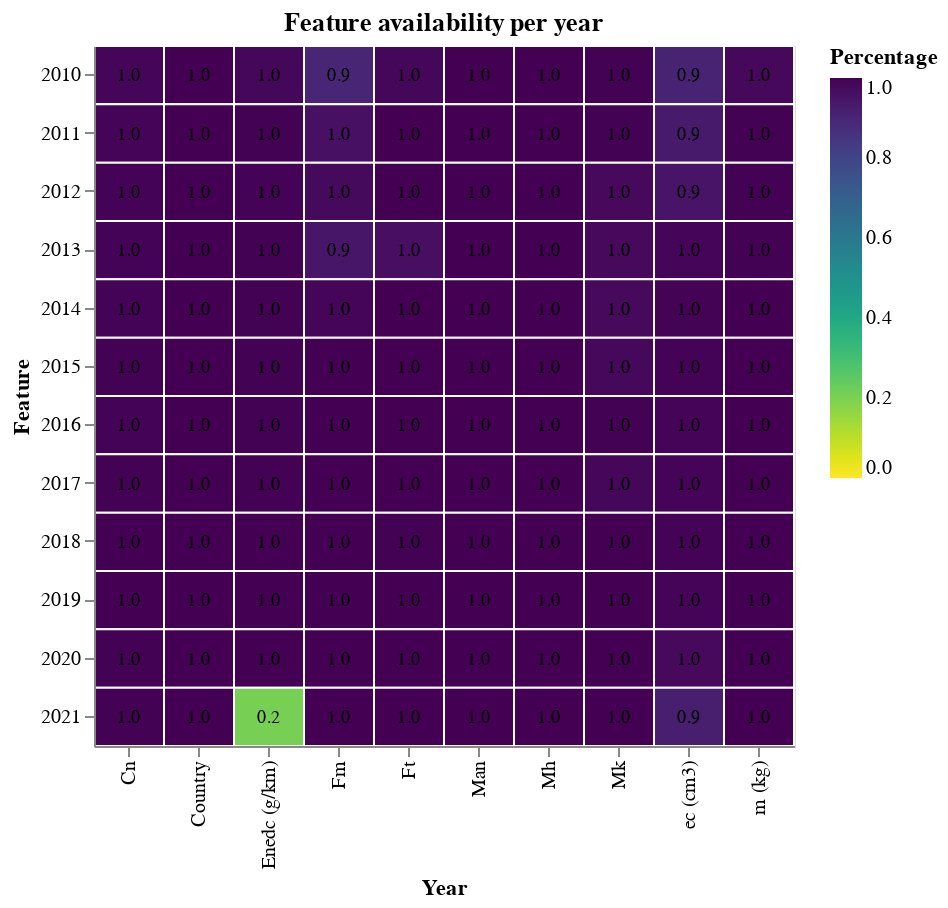

Here is the notebook cell this chart was saved with:
### Code cell
#Create a heatmap of feature availability

base = alt.Chart(features_availability, title="Feature availability per year").encode(
    x=alt.X('variable:N', title="Year"),
    y=alt.Y('year:N', title="Feature")
).properties(height = 350, width = 350)

heatmap = base.mark_rect(stroke='white',strokeWidth=1).encode(
    color=alt.Color('value:Q', title="Percentage", scale=alt.Scale(domain=[0, 1],
                                      scheme='viridis', reverse=True)))

text = base.mark_text(baseline='middle', color='white', size=9).encode(
    text=alt.Text ('value:Q', format='.1f'),
    color=alt.condition(alt.expr.datum['value'] > 30,
                            alt.value('white'),
                            alt.value('black')))


visualization2 = (heatmap + text)

visualization2

### Figure 1 — Vega-Lite specification as saved in the notebook (floating-point values rounded to 4 significant figures)
{"config": {"view": {"continuousWidth": 400, "continuousHeight": 300}}, "layer": [{"mark": {"type": "rect", "stroke": "white", "strokeWidth": 1}, "encoding": {"color": {"field": "value", "scale": {"domain": [0, 1], "reverse": true, "scheme": "viridis"}, "title": "Percentage", "type": "quantitative"}, "x": {"field": "variable", "title": "Year", "type": "nominal"}, "y": {"field": "year", "title": "Feature", "type": "nominal"}}, "height": 350, "title": "Feature availability per year", "width": 350}, {"mark": {"type": "text", "baseline": "middle", "color": "white", "size": 9}, "encoding": {"color": {"condition": {"value": "white", "test": "(datum['value'] > 30)"}, "value": "black"}, "text": {"field": "value", "format": ".1f", "type": "quantitative"}, "x": {"field": "variable", "title": "Year", "type": "nominal"}, "y": {"field": "year", "title": "Feature", "type": "nominal"}}, "height": 350, "title": "Feature availability per year", "width": 350}], "data": {"name": "data-81c55d092413a7ffa8fbabf4c6cd785e"}, "$schema": "https://vega.github.io/schema/vega-lite/v4.17.0.json", "datasets": {"data-81c55d092413a7ffa8fbabf4c6cd785e": [{"year": 2010, "variable": "Country", "value": 1.0}, {"year": 2011, "variable": "Country", "value": 1.0}, {"year": 2012, "variable": "Country", "value": 1.0}, {"year": 2013, "variable": "Country", "value": 1.0}, {"year": 2014, "variable": "Country", "value": 1.0}, {"year": 2015, "variable": "Country", "value": 1.0}, {"year": 2016, "variable": "Country", "value": 1.0}, {"year": 2017, "variable": "Country", "value": 1.0}, {"year": 2018, "variable": "Country", "value": 1.0}, {"year": 2019, "variable": "Country", "value": 1.0}, {"year": 2020, "variable": "Country", "value": 0.9999}, {"year": 2021, "variable": "Country", "value": 1.0}, {"year": 2010, "variable": "Mh", "value": 1.0}, {"year": 2011, "variable": "Mh", "value": 1.0}, {"year": 2012, "variable": "Mh", "value": 1.0}, {"year": 2013, "variable": "Mh", "value": 1.0}, {"year": 2014, "variable": "Mh", "value": 1.0}, {"year": 2015, "variable": "Mh", "value": 1.0}, {"year": 2016, "variable": "Mh", "value": 1.0}, {"year": 2017, "variable": "Mh", "value": 1.0}, {"year": 2018, "variable": "Mh", "value": 1.0}, {"year": 2019, "variable": "Mh", "value": 1.0}, {"year": 2020, "variable": "Mh", "value": 1.0}, {"year": 2021, "variable": "Mh", "value": 1.0}, {"year": 2010, "variable": "Man", "value": 1.0}, {"year": 2011, "variable": "Man", "value": 0.9998}, {"year": 2012, "variable": "Man", "value": 1.0}, {"year": 2013, "variable": "Man", "value": 1.0}, {"year": 2014, "variable": "Man", "value": 1.0}, {"year": 2015, "variable": "Man", "value": 1.0}, {"year": 2016, "variable": "Man", "value": 1.0}, {"year": 2017, "variable": "Man", "value": 1.0}, {"year": 2018, "variable": "Man", "value": 1.0}, {"year": 2019, "variable": "Man", "value": 1.0}, {"year": 2020, "variable": "Man", "value": 1.0}, {"year": 2021, "variable": "Man", "value": 1.0}, {"year": 2010, "variable": "Mk", "value": 0.9971}, {"year": 2011, "variable": "Mk", "value": 0.9984}, {"year": 2012, "variable": "Mk", "value": 0.9785}, {"year": 2013, "variable": "Mk", "value": 0.9788}, {"year": 2014, "variable": "Mk", "value": 0.9798}, {"year": 2015, "variable": "Mk", "value": 0.9833}, {"year": 2016, "variable": "Mk", "value": 0.9982}, {"year": 2017, "variable": "Mk", "value": 0.9852}, {"year": 2018, "variable": "Mk", "value": 0.9999}, {"year": 2019, "variable": "Mk", "value": 1.0}, {"year": 2020, "variable": "Mk", "value": 0.9998}, {"year": 2021, "variable": "Mk", "value": 1.0}, {"year": 2010, "variable": "Cn", "value": 0.99}, {"year": 2011, "variable": "Cn", "value": 0.9919}, {"year": 2012, "variable": "Cn", "value": 0.9954}, {"year": 2013, "variable": "Cn", "value": 0.996}, {"year": 2014, "variable": "Cn", "value": 0.996}, {"year": 2015, "variable": "Cn", "value": 0.9969}, {"year": 2016, "variable": "Cn", "value": 0.9959}, {"year": 2017, "variable": "Cn", "value": 0.9973}, {"year": 2018, "variable": "Cn", "value": 0.9996}, {"year": 2019, "variable": "Cn", "value": 0.9999}, {"year": 2020, "variable": "Cn", "value": 0.9978}, {"year": 2021, "variable": "Cn", "value": 0.9986}, {"year": 2010, "variable": "m (kg)", "value": 0.9833}, {"year": 2011, "variable": "m (kg)", "value": 0.997}, {"year": 2012, "variable": "m (kg)", "value": 0.9982}, {"year": 2013, "variable": "m (kg)", "value": 0.997}, {"year": 2014, "variable": "m (kg)", "value": 0.9992}, {"year": 2015, "variable": "m (kg)", "value": 0.9995}, {"year": 2016, "variable": "m (kg)", "value": 0.9993}, {"year": 2017, "variable": "m (kg)", "value": 0.9994}, {"year": 2018, "variable": "m (kg)", "value": 0.9999}, {"year": 2019, "variable": "m (kg)", "value": 1.0}, {"year": 2020, "variable": "m (kg)", "value": 1.0}, {"year": 2021, "variable": "m (kg)", "value": 1.0}, {"year": 2010, "variable": "Enedc (g/km)", "value": 0.9852}, {"year": 2011, "variable": "Enedc (g/km)", "value": 0.9964}, {"year": 2012, "variable": "Enedc (g/km)", "value": 0.9955}, {"year": 2013, "variable": "Enedc (g/km)", "value": 0.9964}, {"year": 2014, "variable": "Enedc (g/km)", "value": 0.9977}, {"year": 2015, "variable": "Enedc (g/km)", "value": 0.9982}, {"year": 2016, "variable": "Enedc (g/km)", "value": 0.9983}, {"year": 2017, "variable": "Enedc (g/km)", "value": 0.998}, {"year": 2018, "variable": "Enedc (g/km)", "value": 0.9996}, {"year": 2019, "variable": "Enedc (g/km)", "value": 0.9999}, {"year": 2020, "variable": "Enedc (g/km)", "value": 1.0}, {"year": 2021, "variable": "Enedc (g/km)", "value": 0.2043}, {"year": 2010, "variable": "Ft", "value": 0.9843}, {"year": 2011, "variable": "Ft", "value": 0.9999}, {"year": 2012, "variable": "Ft", "value": 1.0}, {"year": 2013, "variable": "Ft", "value": 0.9659}, {"year": 2014, "variable": "Ft", "value": 0.9997}, {"year": 2015, "variable": "Ft", "value": 0.9995}, {"year": 2016, "variable": "Ft", "value": 0.9989}, {"year": 2017, "variable": "Ft", "value": 0.9998}, {"year": 2018, "variable": "Ft", "value": 0.9984}, {"year": 2019, "variable": "Ft", "value": 1.0}, {"year": 2020, "variable": "Ft", "value": 1.0}, {"year": 2021, "variable": "Ft", "value": 1.0}, {"year": 2010, "variable": "Fm", "value": 0.8987}, {"year": 2011, "variable": "Fm", "value": 0.9607}, {"year": 2012, "variable": "Fm", "value": 0.977}, {"year": 2013, "variable": "Fm", "value": 0.9434}, {"year": 2014, "variable": "Fm", "value": 0.9878}, {"year": 2015, "variable": "Fm", "value": 1.0}, {"year": 2016, "variable": "Fm", "value": 1.0}, {"year": 2017, "variable": "Fm", "value": 1.0}, {"year": 2018, "variable": "Fm", "value": 1.0}, {"year": 2019, "variable": "Fm", "value": 0.9995}, {"year": 2020, "variable": "Fm", "value": 1.0}, {"year": 2021, "variable": "Fm", "value": 0.9997}, {"year": 2010, "variable": "ec (cm3)", "value": 0.9081}, {"year": 2011, "variable": "ec (cm3)", "value": 0.9341}, {"year": 2012, "variable": "ec (cm3)", "value": 0.9497}, {"year": 2013, "variable": "ec (cm3)", "value": 0.9864}, {"year": 2014, "variable": "ec (cm3)", "value": 0.9937}, {"year": 2015, "variable": "ec (cm3)", "value": 0.995}, {"year": 2016, "variable": "ec (cm3)", "value": 0.9935}, {"year": 2017, "variable": "ec (cm3)", "value": 0.9915}, {"year": 2018, "variable": "ec (cm3)", "value": 0.9953}, {"year": 2019, "variable": "ec (cm3)", "value": 0.9919}, {"year": 2020, "variable": "ec (cm3)", "value": 0.98}, {"year": 2021, "variable": "ec (cm3)", "value": 0.9224}]}}
